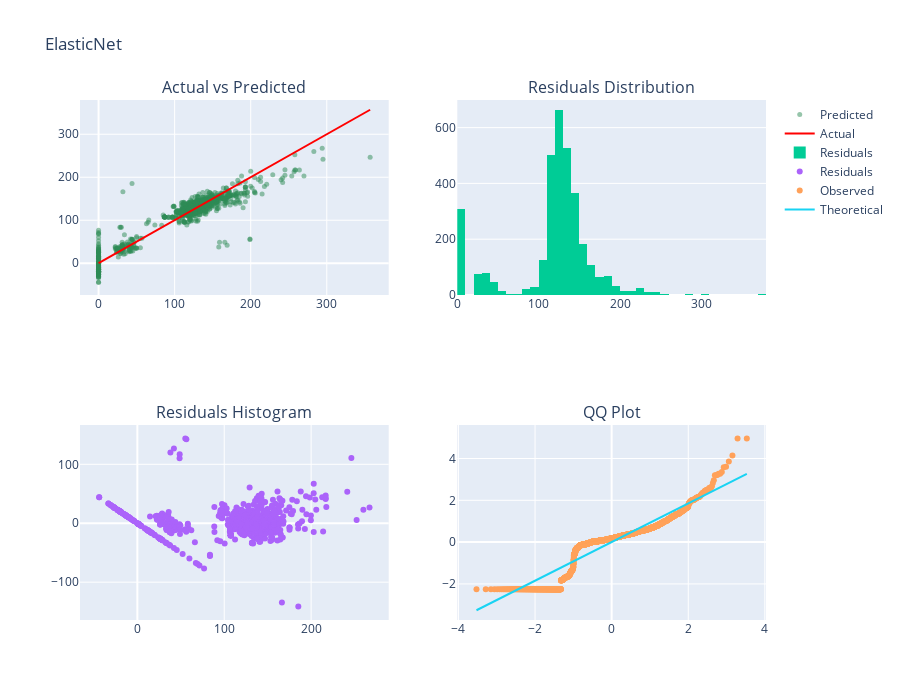

The notebook cell this image was saved under:
### Markdown cell above
# **2. Modèle ElasticNet**

### Code cell
%%time
l1_ratios = [0.05, 0.1, 0.2, 0.5, 0.6, 1]
lr_en = ElasticNetCV(cv=5, l1_ratio=l1_ratios, alphas=[0.1, 0.5, 0.9, 0.95, 1.0], n_jobs=-1)
lr_en.fit(X_train, y_train)
pred_test_en = lr_en.predict(X_test)


#co2.styles.display_combined_report(y_train, lr_en.predict(X_train), y_test, lr_en.predict(X_test), title='PERFORMANCES DU MODELE ELASTIC NET') 

co2.viz.plot_regression_diagnostics(y_test, pred_test_en, y_train, "ElasticNet", interactive=True, save=True, format='png')
co2.viz.plot_lr_elasticnet(lr_en, interactive=False, save=True, format='png')
co2.viz.plot_mse_folds(lr_en, l1_ratios, interactive=False, save=True, format='png')


#co2.data.save_model(lr_en)

### Figure 1 — Plotly figure (JSON) as saved in the notebook; plotly's stock layout.template omitted (floating-point values rounded to 4 significant figures; data arrays with more than 128 entries replaced by an {"elided": "..."} marker saying what was removed)
{"data": [{"marker": {"color": "#2E8B57", "opacity": 0.5, "size": 5}, "mode": "markers", "name": "Predicted", "type": "scatter", "x": {"elided": "1425 int values"}, "xaxis": "x", "y": {"elided": "1425 float values"}, "yaxis": "y"}, {"line": {"color": "red"}, "mode": "lines", "name": "Actual", "type": "scatter", "x": [0, 357], "xaxis": "x", "y": [0, 357], "yaxis": "y"}, {"name": "Residuals", "nbinsx": 40, "type": "histogram", "x": {"elided": "3324 int values"}, "xaxis": "x2", "yaxis": "y2"}, {"mode": "markers", "name": "Residuals", "type": "scatter", "x": {"elided": "1425 float values"}, "xaxis": "x3", "y": {"elided": "1425 float values"}, "yaxis": "y3"}, {"mode": "markers", "name": "Observed", "type": "scatter", "x": {"elided": "3324 float values"}, "xaxis": "x4", "y": {"elided": "3324 float values"}, "yaxis": "y4"}, {"mode": "lines", "name": "Theoretical", "type": "scatter", "x": {"elided": "3324 float values"}, "xaxis": "x4", "y": {"elided": "3324 float values"}, "yaxis": "y4"}], "layout": {"annotations": [{"font": {"size": 16}, "showarrow": false, "text": "Actual vs Predicted", "x": 0.225, "xanchor": "center", "xref": "paper", "y": 1, "yanchor": "bottom", "yref": "paper"}, {"font": {"size": 16}, "showarrow": false, "text": "Residuals Distribution", "x": 0.775, "xanchor": "center", "xref": "paper", "y": 1, "yanchor": "bottom", "yref": "paper"}, {"font": {"size": 16}, "showarrow": false, "text": "Residuals Histogram", "x": 0.225, "xanchor": "center", "xref": "paper", "y": 0.375, "yanchor": "bottom", "yref": "paper"}, {"font": {"size": 16}, "showarrow": false, "text": "QQ Plot", "x": 0.775, "xanchor": "center", "xref": "paper", "y": 0.375, "yanchor": "bottom", "yref": "paper"}], "height": 700, "title": {"text": "ElasticNet"}, "width": 900, "xaxis": {"anchor": "y", "domain": [0, 0.45]}, "xaxis2": {"anchor": "y2", "domain": [0.55, 1]}, "xaxis3": {"anchor": "y3", "domain": [0, 0.45]}, "xaxis4": {"anchor": "y4", "domain": [0.55, 1]}, "yaxis": {"anchor": "x", "domain": [0.625, 1]}, "yaxis2": {"anchor": "x2", "domain": [0.625, 1]}, "yaxis3": {"anchor": "x3", "domain": [0, 0.375]}, "yaxis4": {"anchor": "x4", "domain": [0, 0.375]}}}
